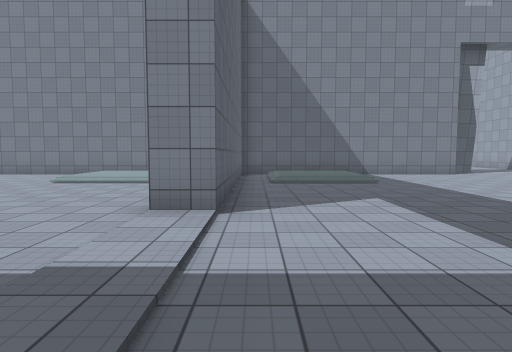
[1] (above)

24 first-person views from a walk through a Unity game level. The camera is 1.5 m above the floor, tilts 4° down and sees 75° across. The floor is counted in squares, 1.8 m on a side. Each view is taken from the middle of a square. On the plan, view 1 faces up. The plan holds only what a view shows up to about 11 squares ahead; the rest is blank. The place goes on beyond the plan. The player character is not drawn. Some animated figures are left out. Some surface patterns are stand-ins.

[2]
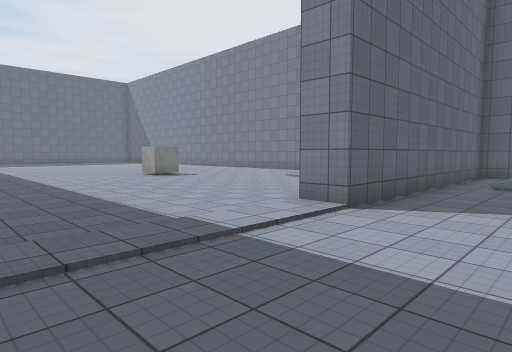

[3]
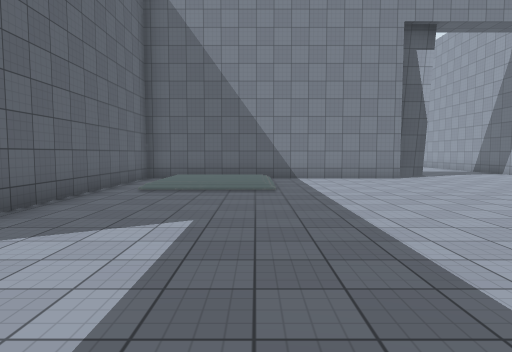

[4]
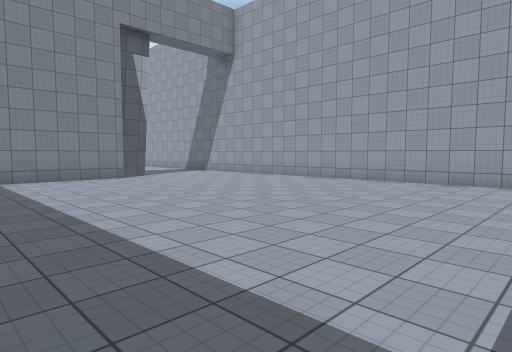

[5]
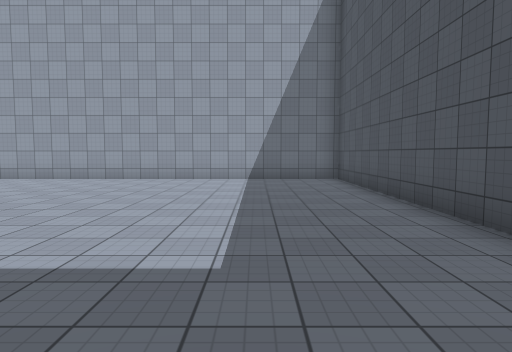

[6]
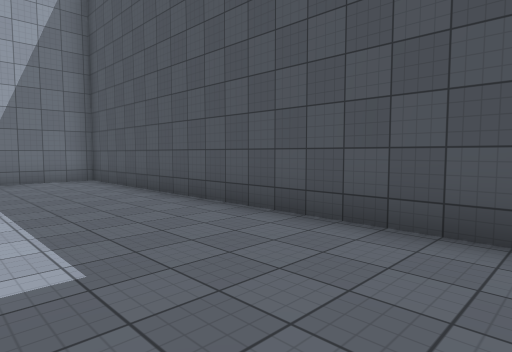

[7]
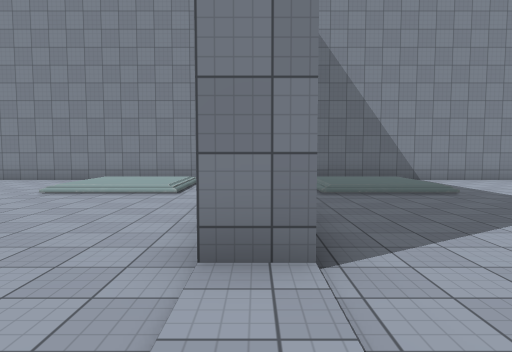

[8]
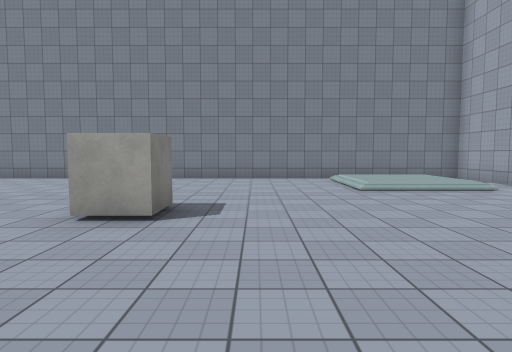

[9]
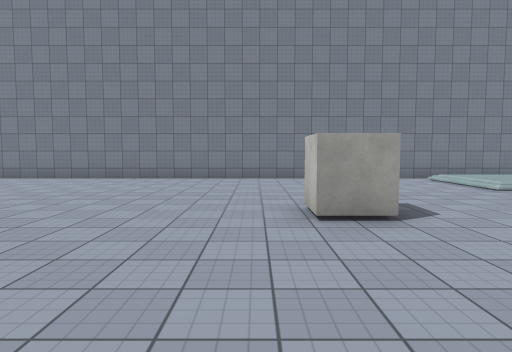

[10]
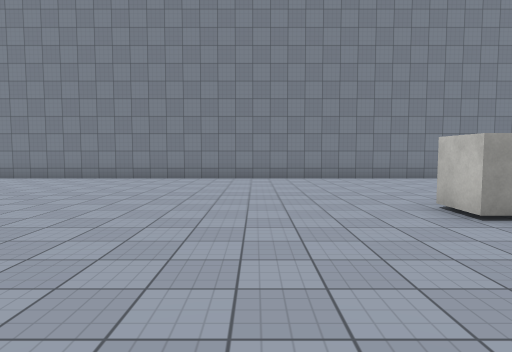

[11]
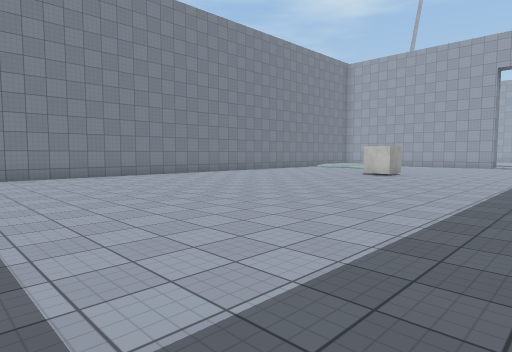

[12]
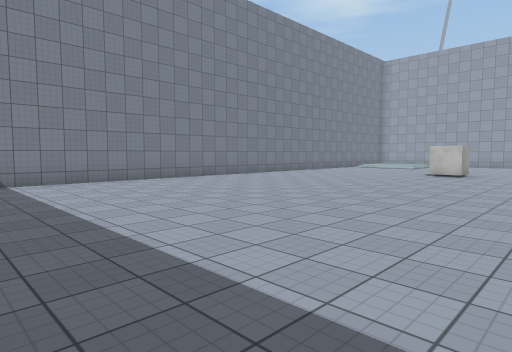

[13]
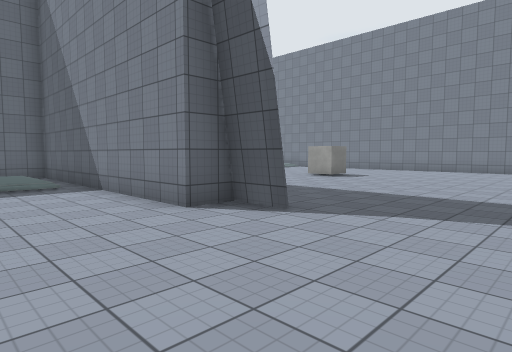

[14]
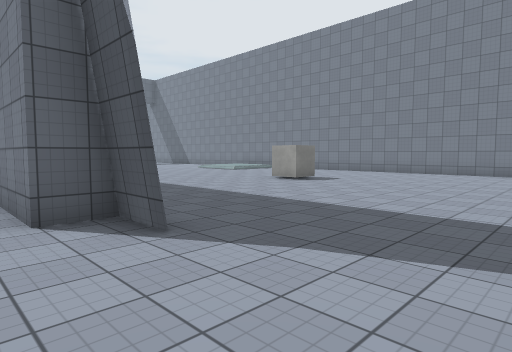

[15]
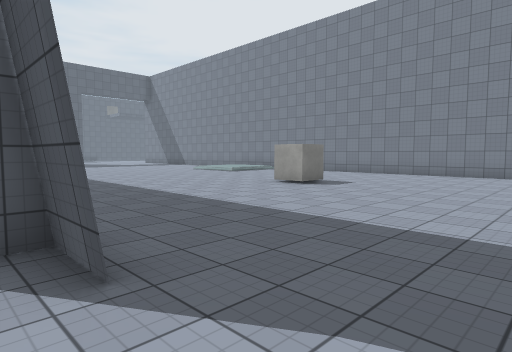

[16]
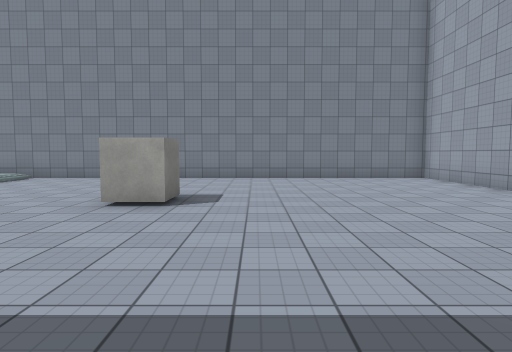

[17]
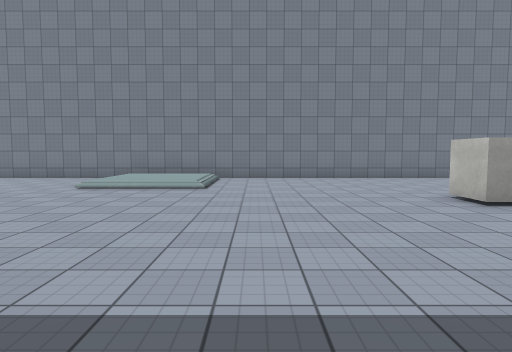

[18]
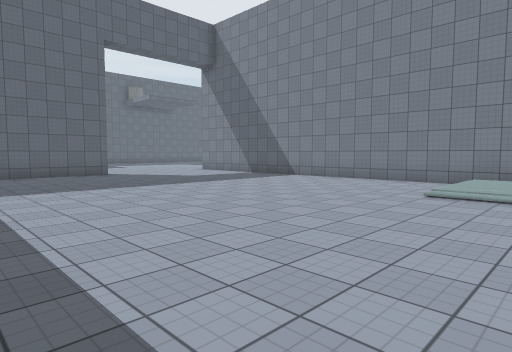

[19]
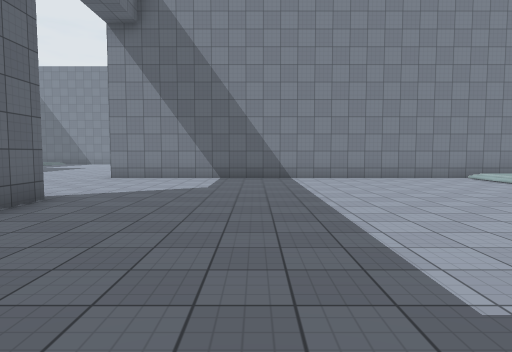

[20]
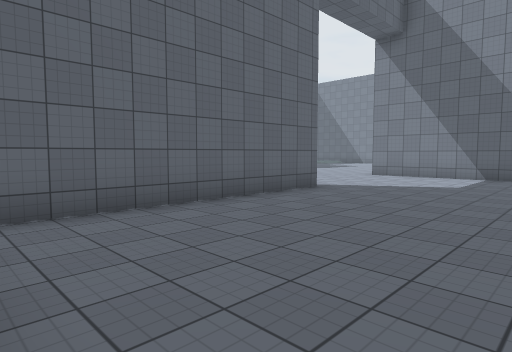

[21]
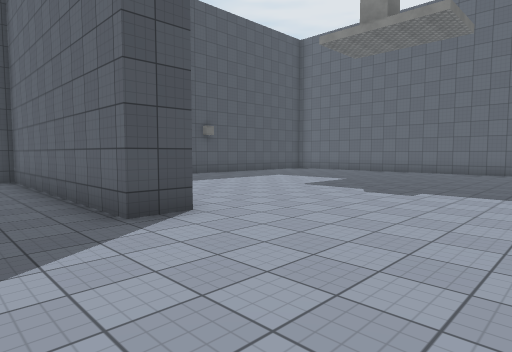

[22]
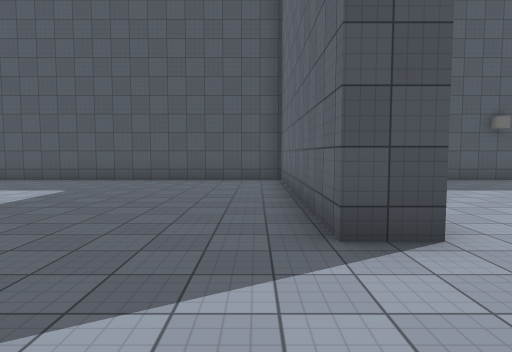

[23]
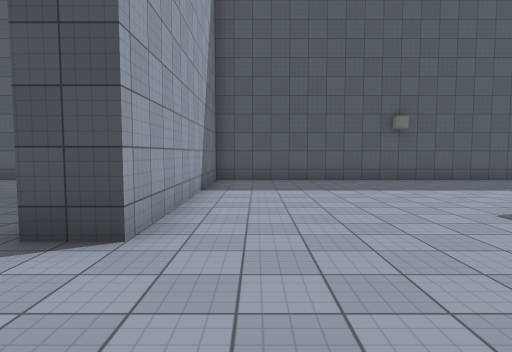

[24]
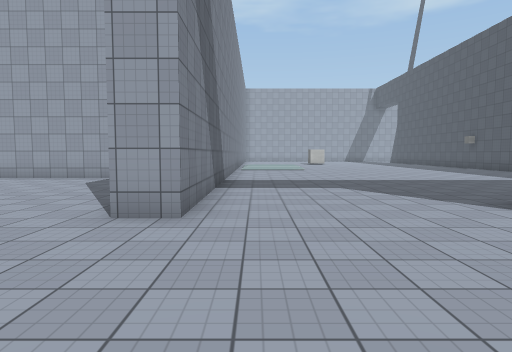

### Floor plan
Points are (right, up) in squares from view 1. A wall is a line through its corners. A room is listed if a view was taken in it or the views show most of it. See-through windows are left out.
Room 1 (views 1, 2, 3, 4, 5, 6, 7, 8, 9, 10, 11, 12, 13)
walls: (-1.4, 10.5) (-1.4, 12.8) (-21.8, 12.8); (2.4, -0.6) (12.6, -0.6) (12.6, 10.1); (7.7, 12.8) (-0.5, 12.8) (-0.5, 4.5) (-1.5, 4.5)
ways out: opening at (9.5, 11.2) to room 2
objects: other object (-10, 6) to (-10, 7)
Room 2 (views 14, 15, 16, 17, 18, 19, 20, 21, 22, 23, 24)
walls: (-8, 29.8) (-8, 33.5); (-23.5, 13.8) (-14.8, 13.8) (-14.8, 20.9) (-13.8, 20.9) (-13.8, 13.8) (-5.1, 13.8); (9, 13.7) (7.7, 13.7) (7.7, 12.8); (12.6, 22.1) (12.6, 26) (-14.8, 26) (-14.8, 26.9)
ways out: opening at (9.5, 11.2) to room 1
objects: other object (5, 21)

Where each view was taken, in squares from view 1:
view 1: 0 up, 0 right, facing up
view 2: 0 up, 2 right, facing up-left
view 3: 2 up, 3 right, facing up
view 4: 2 up, 3 right, facing up-right
view 5: 2 up, 2 right, facing right
view 6: 3 up, 2 right, facing down-right
view 7: 2 up, 1 left, facing up
view 8: 2 up, 8 left, facing up
view 9: 2 up, 11 left, facing up
view 10: 2 up, 13 left, facing up
view 11: 1 up, 22 left, facing up-right
view 12: 3 up, 23 left, facing up-right
view 13: 10 up, 12 right, facing up-left
view 14: 12 up, 12 right, facing up-left
view 15: 13 up, 11 right, facing up-left
view 16: 15 up, 7 right, facing up
view 17: 15 up, 1 right, facing up
view 18: 16 up, 1 left, facing up-left
view 19: 15 up, 10 left, facing up
view 20: 14 up, 9 left, facing up-left
view 21: 25 up, 12 left, facing down-left
view 22: 24 up, 13 left, facing down
view 23: 24 up, 16 left, facing down
view 24: 25 up, 19 left, facing right
